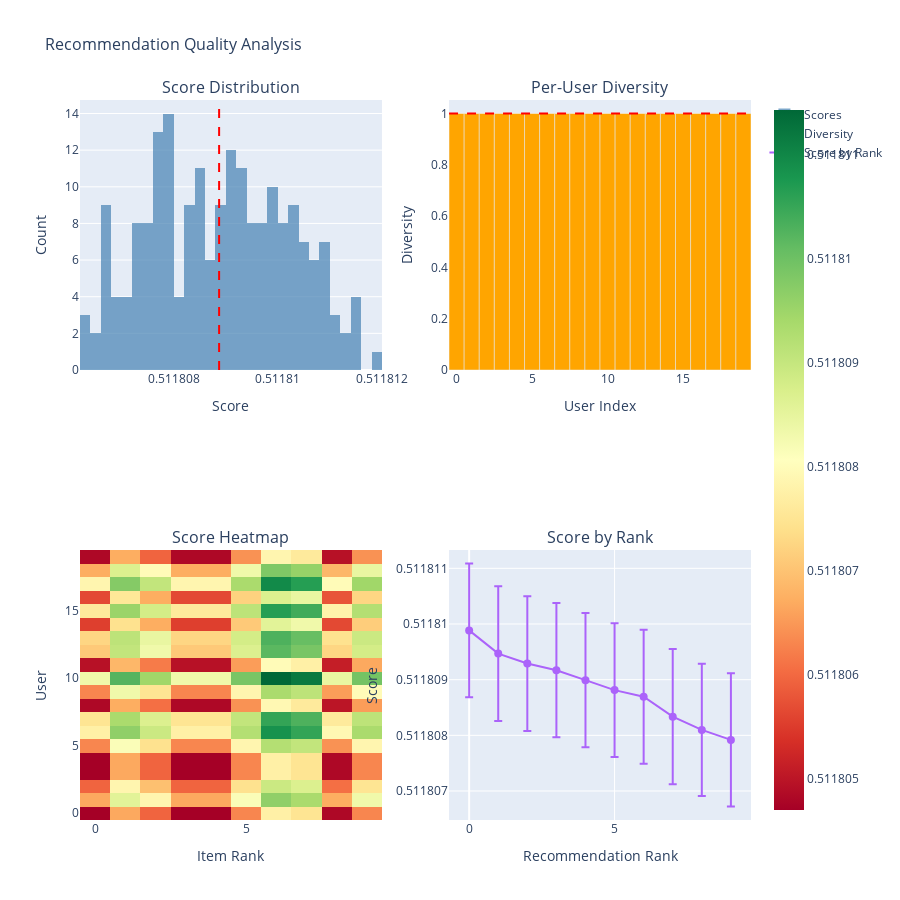

Source (notebook cell):
### Markdown cell above
## 4. Analyze Recommendation Quality

### Code cell
print("\n📊 Analyzing recommendation quality...")
print("=" * 70)

all_rec_indices = rec_indices.flatten()
unique_items = len(np.unique(all_rec_indices))

per_user_diversity = []
for user_recs in rec_indices:
    unique_per_user = len(np.unique(user_recs))
    per_user_diversity.append(unique_per_user / model.top_k)

print(f"✅ Quality Metrics:")
print(f"   - Unique items recommended: {unique_items} / {len(item_lats)}")
print(f"   - Coverage: {(unique_items / len(item_lats)) * 100:.1f}%")
print(f"   - Mean per-user diversity: {np.mean(per_user_diversity):.2%}")
print(f"   - Std per-user diversity: {np.std(per_user_diversity):.2%}")
print(f"   - Mean recommendation score: {rec_scores.mean():.4f}")

# Create quality visualization
fig = make_subplots(
    rows=2, cols=2,
    subplot_titles=('Score Distribution', 'Per-User Diversity', 'Score Heatmap', 'Score by Rank'),
    specs=[[{'type': 'histogram'}, {'type': 'bar'}],
           [{'type': 'heatmap'}, {'type': 'scatter'}]]
)

scores_flat = rec_scores.flatten()
fig.add_trace(go.Histogram(x=scores_flat, nbinsx=50, name='Scores', marker_color='steelblue', opacity=0.7), row=1, col=1)
fig.add_vline(x=scores_flat.mean(), line_dash="dash", line_color="red", row=1, col=1)

colors_div = ['green' if d > np.mean(per_user_diversity) else 'orange' for d in per_user_diversity]
fig.add_trace(go.Bar(y=per_user_diversity, marker_color=colors_div, name='Diversity'), row=1, col=2)
fig.add_hline(y=np.mean(per_user_diversity), line_dash="dash", line_color="red", row=1, col=2)

masked_scores_sample = masked_scores[:, :model.top_k]
fig.add_trace(go.Heatmap(z=masked_scores_sample, colorscale='RdYlGn', name='Scores', showscale=True), row=2, col=1)

rank_means = [rec_scores[:, rank].mean() for rank in range(model.top_k)]
rank_stds = [rec_scores[:, rank].std() for rank in range(model.top_k)]
fig.add_trace(
    go.Scatter(x=list(range(model.top_k)), y=rank_means,
              error_y=dict(type='data', array=rank_stds),
              mode='lines+markers', name='Score by Rank',
              line=dict(width=2), marker=dict(size=8)),
    row=2, col=2
)

fig.update_xaxes(title_text="Score", row=1, col=1)
fig.update_yaxes(title_text="Count", row=1, col=1)
fig.update_xaxes(title_text="User Index", row=1, col=2)
fig.update_yaxes(title_text="Diversity", row=1, col=2)
fig.update_xaxes(title_text="Item Rank", row=2, col=1)
fig.update_yaxes(title_text="User", row=2, col=1)
fig.update_xaxes(title_text="Recommendation Rank", row=2, col=2)
fig.update_yaxes(title_text="Score", row=2, col=2)

fig.update_layout(height=900, showlegend=True, title_text="Recommendation Quality Analysis",
                 title_font_size=16, hovermode='closest')
fig.show()

### Figure 1 — Plotly figure (JSON) as saved in the notebook; plotly's stock layout.template omitted (floating-point values rounded to 4 significant figures; data arrays with more than 128 entries replaced by an {"elided": "..."} marker saying what was removed)
{"data": [{"marker": {"color": "steelblue"}, "name": "Scores", "nbinsx": 50, "opacity": 0.7, "type": "histogram", "x": {"elided": "200 float values"}, "xaxis": "x", "yaxis": "y"}, {"marker": {"color": ["orange", "orange", "orange", "orange", "orange", "orange", "orange", "orange", "orange", "orange", "orange", "orange", "orange", "orange", "orange", "orange", "orange", "orange", "orange", "orange"]}, "name": "Diversity", "type": "bar", "xaxis": "x2", "y": [1, 1, 1, 1, 1, 1, 1, 1, 1, 1, 1, 1, 1, 1, 1, 1, 1, 1, 1, 1], "yaxis": "y2"}, {"colorscale": [[0, "rgb(165,0,38)"], [0.1, "rgb(215,48,39)"], [0.2, "rgb(244,109,67)"], [0.3, "rgb(253,174,97)"], [0.4, "rgb(254,224,139)"], [0.5, "rgb(255,255,191)"], [0.6, "rgb(217,239,139)"], [0.7, "rgb(166,217,106)"], [0.8, "rgb(102,189,99)"], [0.9, "rgb(26,152,80)"], [1, "rgb(0,104,55)"]], "name": "Scores", "showscale": true, "type": "heatmap", "xaxis": "x3", "yaxis": "y3", "z": {"elided": "20x10 float values"}}, {"error_y": {"array": [1.201e-06, 1.21e-06, 1.211e-06, 1.205e-06, 1.205e-06, 1.2e-06, 1.201e-06, 1.216e-06, 1.188e-06, 1.196e-06], "type": "data"}, "line": {"width": 2}, "marker": {"size": 8}, "mode": "lines+markers", "name": "Score by Rank", "type": "scatter", "x": [0, 1, 2, 3, 4, 5, 6, 7, 8, 9], "xaxis": "x4", "y": [0.5118, 0.5118, 0.5118, 0.5118, 0.5118, 0.5118, 0.5118, 0.5118, 0.5118, 0.5118], "yaxis": "y4"}], "layout": {"annotations": [{"font": {"size": 16}, "showarrow": false, "text": "Score Distribution", "x": 0.225, "xanchor": "center", "xref": "paper", "y": 1, "yanchor": "bottom", "yref": "paper"}, {"font": {"size": 16}, "showarrow": false, "text": "Per-User Diversity", "x": 0.775, "xanchor": "center", "xref": "paper", "y": 1, "yanchor": "bottom", "yref": "paper"}, {"font": {"size": 16}, "showarrow": false, "text": "Score Heatmap", "x": 0.225, "xanchor": "center", "xref": "paper", "y": 0.375, "yanchor": "bottom", "yref": "paper"}, {"font": {"size": 16}, "showarrow": false, "text": "Score by Rank", "x": 0.775, "xanchor": "center", "xref": "paper", "y": 0.375, "yanchor": "bottom", "yref": "paper"}], "height": 900, "hovermode": "closest", "shapes": [{"line": {"color": "red", "dash": "dash"}, "type": "line", "x0": 0.5118, "x1": 0.5118, "xref": "x", "y0": 0, "y1": 1, "yref": "y domain"}, {"line": {"color": "red", "dash": "dash"}, "type": "line", "x0": 0, "x1": 1, "xref": "x2 domain", "y0": 1, "y1": 1, "yref": "y2"}], "showlegend": true, "title": {"font": {"size": 16}, "text": "Recommendation Quality Analysis"}, "xaxis": {"anchor": "y", "domain": [0, 0.45], "title": {"text": "Score"}}, "xaxis2": {"anchor": "y2", "domain": [0.55, 1], "title": {"text": "User Index"}}, "xaxis3": {"anchor": "y3", "domain": [0, 0.45], "title": {"text": "Item Rank"}}, "xaxis4": {"anchor": "y4", "domain": [0.55, 1], "title": {"text": "Recommendation Rank"}}, "yaxis": {"anchor": "x", "domain": [0.625, 1], "title": {"text": "Count"}}, "yaxis2": {"anchor": "x2", "domain": [0.625, 1], "title": {"text": "Diversity"}}, "yaxis3": {"anchor": "x3", "domain": [0, 0.375], "title": {"text": "User"}}, "yaxis4": {"anchor": "x4", "domain": [0, 0.375], "title": {"text": "Score"}}}}
